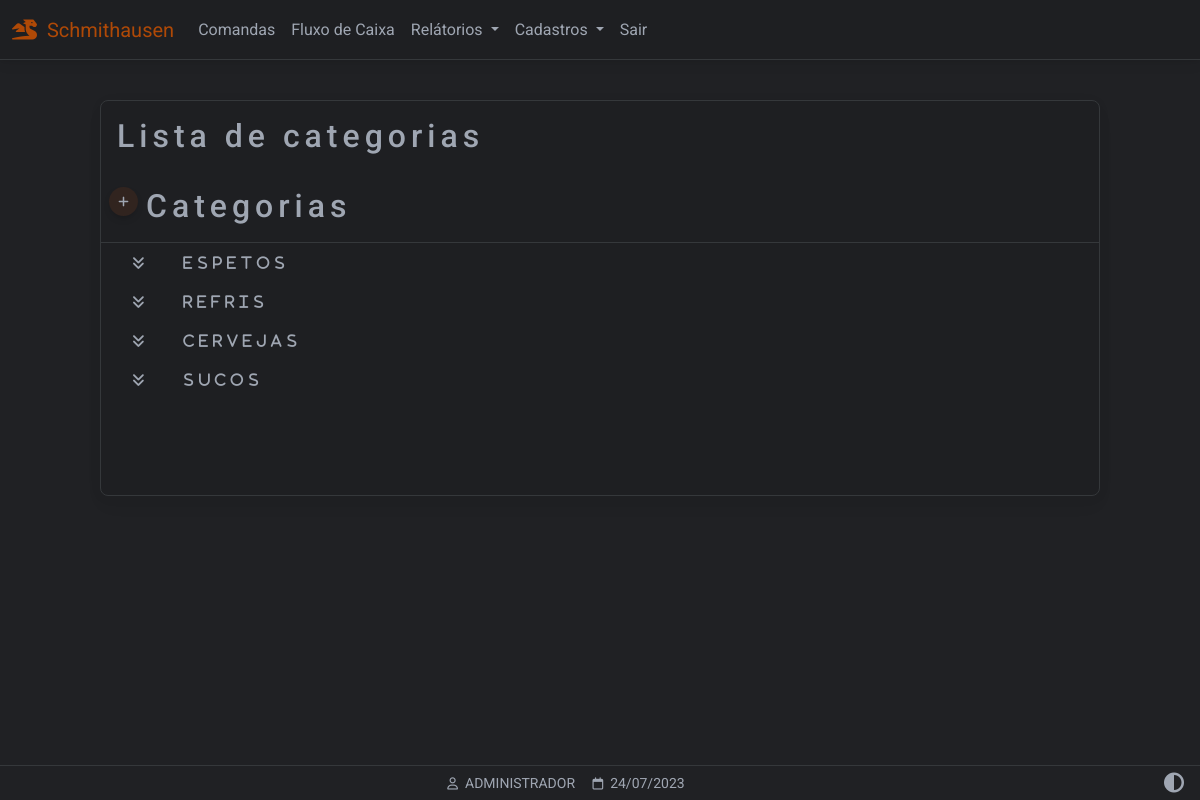
Page /categorias (signed in) on the earlier database version.
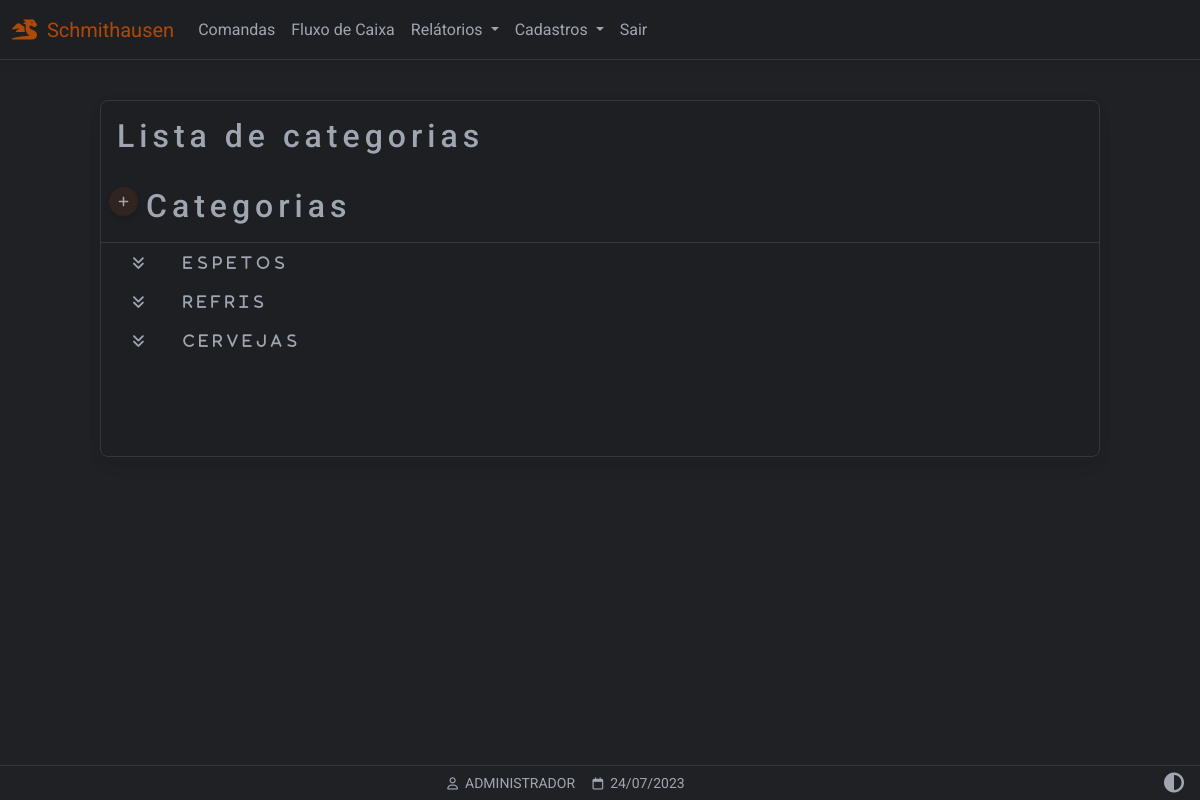
Same page on the later database version.
### website/models.py (models this page shows)
class Categoria(db.Model):
    id = db.Column(db.Integer, primary_key=True)
    nome = db.Column(db.String(150))
    categoria = db.relationship('Tamanho',backref='tamanhos')

### website/views.py (the view)
@views.route('/categorias', methods=['GET','POST'])
@login_required
def categorias():
    get_flashed_messages()
    categorias = Categoria.query.all()
    tamanhos = Tamanho.query.all()
    return render_template("categorias_listar.html",
        user=current_user,
        data=data,
        tamanhos=tamanhos,
        categorias=categorias)

### website/__init__.py (called while the page is built)
def create_app():
    app = Flask(__name__)
    app.config['SECRET_KEY'] = 'hjshjhdjah kjshkjdhjs'
    app.config['SQLALCHEMY_DATABASE_URI'] = f'sqlite:///{DB_NAME}'
    app.config["TEMPLATES_AUTO_RELOAD"] = True
    db.init_app(app)
    from .views import views
    from .auth import auth
    app.register_blueprint(views, url_prefix='/')
    app.register_blueprint(auth, url_prefix='/')
    from .models import User, Cliente, Produto
    with app.app_context():
        db.create_all()
    login_manager = LoginManager()
    login_manager.login_view = 'auth.login'
    login_manager.login_message = u"FAVOR EFETUAR LOGIN!"
    login_manager.init_app(app)
    @login_manager.user_loader
    def load_user(id):
        return User.query.get(int(id))
    return app

### website/templates/categorias_listar.html (shortened to what this page needs)
{% extends "base.html" %}
{% block content %}
<div class="container-fluid" style="min-height:100dvh;padding-top:100px">
<div class="table-responsive w-100 card myTheme-900 larg-max m-auto" style="padding-bottom: 80px">
<table class="table table-dropdown table-borderless table-sm myTheme-900 ">
<thead>
    <tr>
        <h2 class="p-3 ">Lista de categorias {{ texto }}</h2>
    </tr>
    <tr>
        <th>
            <div class="d-flex">
                <a href="" class="p-2 btn btn-sm btn-floating btn-add"
                data-mdb-toggle="modal"
                data-mdb-target="#modal-categoria">
                <i class="fa-solid fa-plus"></i></a>
                <span class=" ms-2"><h2>Categorias</h2></span>
            </div>
        </th>
    </tr>
</thead>
<tbody id="tb-categorias">
    {% for cat in categorias %}
    <tr>
        <td class="text-nowrap" scope="row">
        <details
        data-detailsId="{{ cat.id }}"
        class=""
        >
        <summary class="ps-4">&nbsp;&nbsp;&nbsp;&nbsp;{{ cat.nome }}</summary>
        </details>
            </td>
        </tr>
        {% endfor %}
</tbody>
</table>
</div>
</div>
{% endblock %}
{% block titlefooter %}
<span>
    &nbsp;{{ user.first_name.split()[0] | upper }}
    <span>
        &nbsp;{{ data.strftime('%d/%m/%Y') }}
    </span>
{% endblock %}

Differences in the rows shown:
removed Categoria: nome "SUCOS"
